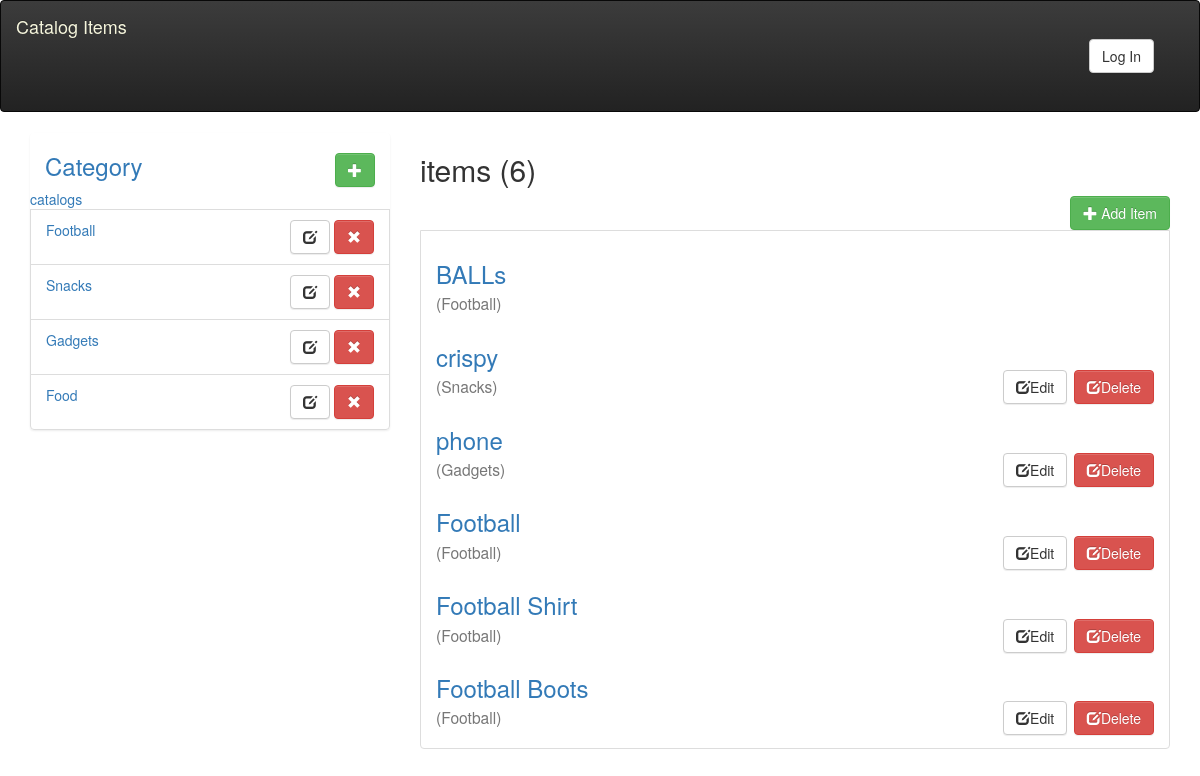
Screenshot of /categories/ (signed in) with the database file from the repository.
### database_setup.py (models this page shows, shortened)
class Category(Base):
    __tablename__ = 'category'
    id = Column(Integer, primary_key=True)
    name = Column(String(250), nullable=False)
    user_id = Column(Integer, ForeignKey('user.id'))
    user = relationship(User)

class CatalogItem(Base):
    __tablename__ = 'catalog_item'
    name = Column(String(80), nullable=False)
    id = Column(Integer, primary_key=True)
    description = Column(String(250))
    price = Column(String(8))
    category_id = Column(Integer, ForeignKey('category.id'))
    category = relationship(Category)
    user_id = Column(Integer, ForeignKey('user.id'))
    user = relationship(User)

### project.py (the view)
@app.route('/categories/')
def show_Catalog():
    category = session.query(Category).all()
    items = session.query(CatalogItem).order_by(CatalogItem.id.desc())
    count = items.count()
    if 'username' not in login_session:
       return render_template('catalogs.html', category=category, count=count, items=items)
    else:
        return render_template('public_catalog.html', category=category, count=count, items=items)

### templates/catalogs.html (shortened to what this page needs)
{% extends "main.html" %}
{% block content %}
<div class="col-md-12 flash">
</div>
<div class="row">
    <div class="col-md-4" style="height:100%">
        <div class="col-md-12">
         <h3>
             <a> Category</a>
            <div class="pull-right">
                <button class="btn btn-success primary">
                    <span class="glyphicon glyphicon-plus"></span>
                </button>
            </div>
         </h3>
        </div>
        <ul class="list-group">
            <li><a href=""> catalogs</a></li>
            {% for c in category %}
            <li class="list-group-item">
                <div class="row">
                    <div class="col-md-12">
                        <a href="{{url_for('categoryItems',category_id=c.id)}}">{{ c.name }}</a>
                        {% if c.user_id == session.user_id %}
                        <div class="pull-right">
                                <button class="btn btn-default edit">
                                    <span class="glyphicon glyphicon-edit"></span>
                                </button>
                                <button class="btn btn-danger delete">
                                    <span class="glyphicon glyphicon-remove"></span>
                                </button>
                        </div>
                        {% endif %}
                    </div>
                </div>
            </li>
            {% endfor %}
        </ul>
    </div>
    <div class="col-md-8" style="height:100%">
        <div class="row">
            <div class="col-md-12">
                <h2>{{category.name}} items ({{count}})</h2>
                {% if session.user_id %}
                <div class="pull-right">
                        <button class="btn btn-success primary">
                            <span class="glyphicon glyphicon-plus"></span>
                            Add Item
                        </button>
                </div>
                {% endif %}
            </div>
          </div>
            <ul class="list-group-item">
                {% for i  in items %}
                <li>
                    <div class="row">
                        <div class="col-md-12">
                            <a href="{{url_for('showCatalogItem',category_id=i.category_id,item_id=i.id)}}">
                                <h3>
                                    {{ i.name }}</a><br> <small>({{ i.category.name}})</small>
                                    {% if i.user_id == session.user_id %}
                                    <div class="pull-right">
                                            <button class="btn btn-default edit">
                                               <span class="glyphicon glyphicon-edit"></span>Edit
                                            </button>
                                                <button class="btn btn-danger delete">
                                                   <span class="glyphicon glyphicon-edit"></span>Delete
                                                </button>
                                    </div>
                                    {% endif%}
                        </div>
                    </div>
                </li>
                {% endfor %}
            </ul>
        </div>
</div>
{% endblock %}

### static/styles.css (style rules this page uses)
body { background-color: #8dcecb; }
a { color: black; }
ul,li { list-style-type: none; }

### rows the page displays
Category: name "Football"
Category: name "Snacks"
Category: name "Gadgets"
Category: name "Food"
CatalogItem: name "BALLs", category.name "Football"
CatalogItem: name "crispy", category.name "Snacks", shows "Edit"
CatalogItem: name "phone", category.name "Gadgets", shows "Edit"
CatalogItem: name "Football", category.name "Football", shows "Edit"
CatalogItem: name "Football Shirt", category.name "Football", shows "Edit"
CatalogItem: name "Football Boots", category.name "Football", shows "Edit"

### other values shown
{{ count }} "6"
